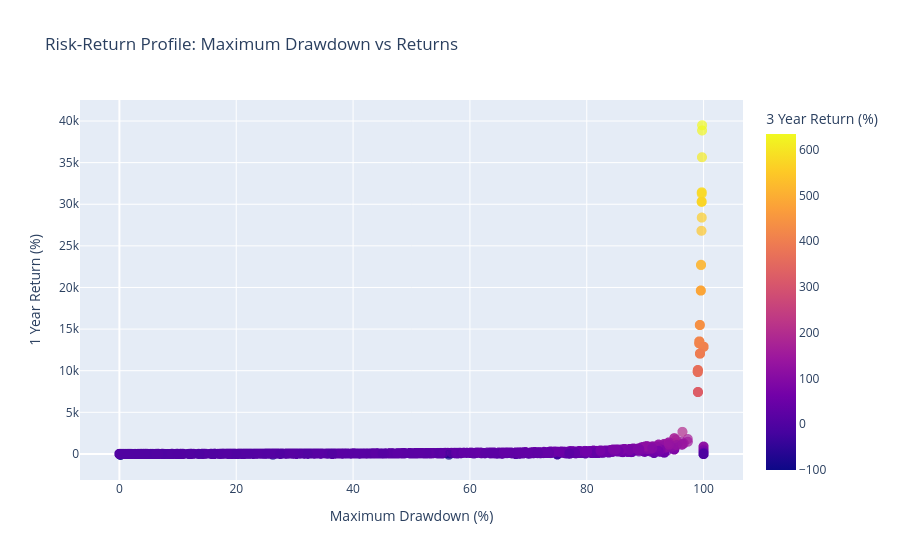

The cell this chart's notebook holds for it:
### Code cell
# 2. Performance Analysis
perf_metrics = ['1y_return', '3y_return', 'max_drawdown', 'upside_capture', 'downside_capture']

# Convert columns to numeric
for col in perf_metrics:
    if col in df.columns:
        df[col] = pd.to_numeric(df[col].replace('–', np.nan), errors='coerce')

# Create performance metrics plots
fig_perf = px.scatter(df, 
                     x='max_drawdown', 
                     y='1y_return',
                     color='3y_return',
                     hover_data=['name', 'upside_capture', 'downside_capture'],
                     title='Risk-Return Profile: Maximum Drawdown vs Returns',
                     labels={'max_drawdown': 'Maximum Drawdown (%)',
                            '1y_return': '1 Year Return (%)',
                            '3y_return': '3 Year Return (%)'})

fig_perf.update_traces(marker=dict(size=10, opacity=0.7))
fig_perf.show()

# Capture ratio analysis
fig_capture = px.scatter(df, 
                        x='downside_capture', 
                        y='upside_capture',
                        color='sharpe',
                        hover_data=['name', '1y_return', '3y_return'],
                        title='Upside vs Downside Capture Analysis',
                        labels={'downside_capture': 'Downside Capture',
                               'upside_capture': 'Upside Capture'})

fig_capture.update_traces(marker=dict(size=10, opacity=0.7))
fig_capture.add_hline(y=100, line_dash="dash", line_color="gray")
fig_capture.add_vline(x=100, line_dash="dash", line_color="gray")
fig_capture.show()

# Performance statistics
print("\nPerformance Metrics Summary:")
display(df[perf_metrics].describe().round(4))

# Best and worst performers
print("\nTop 5 Funds by 1-Year Return:")
display(df[['name', '1y_return', '3y_return', 'max_drawdown']]
        .sort_values('1y_return', ascending=False)
        .head(5))

print("\nFunds with Best Upside/Downside Capture Ratio:")
df['capture_ratio'] = df['upside_capture'] / df['downside_capture']
display(df[['name', 'upside_capture', 'downside_capture', 'capture_ratio']]
        .sort_values('capture_ratio', ascending=False)
        .head(5))

### Figure 1 — Plotly figure (JSON) as saved in the notebook; plotly's stock layout.template omitted (floating-point values rounded to 4 significant figures; data arrays with more than 128 entries replaced by an {"elided": "..."} marker saying what was removed)
{"data": [{"customdata": {"elided": "4572x3 mixed values"}, "hovertemplate": "Maximum Drawdown (%)=%{x}<br>1 Year Return (%)=%{y}<br>name=%{customdata[0]}<br>upside_capture=%{customdata[1]}<br>downside_capture=%{customdata[2]}<br>3 Year Return (%)=%{marker.color}<extra></extra>", "legendgroup": "", "marker": {"color": {"elided": "4572 float values"}, "coloraxis": "coloraxis", "opacity": 0.7, "size": 10, "symbol": "circle"}, "mode": "markers", "name": "", "showlegend": false, "type": "scattergl", "x": {"elided": "4572 float values"}, "xaxis": "x", "y": {"elided": "4572 float values"}, "yaxis": "y"}], "layout": {"coloraxis": {"colorbar": {"title": {"text": "3 Year Return (%)"}}, "colorscale": [[0, "#0d0887"], [0.1111, "#46039f"], [0.2222, "#7201a8"], [0.3333, "#9c179e"], [0.4444, "#bd3786"], [0.5556, "#d8576b"], [0.6667, "#ed7953"], [0.7778, "#fb9f3a"], [0.8889, "#fdca26"], [1, "#f0f921"]]}, "legend": {"tracegroupgap": 0}, "title": {"text": "Risk-Return Profile: Maximum Drawdown vs Returns"}, "xaxis": {"anchor": "y", "domain": [0, 1], "title": {"text": "Maximum Drawdown (%)"}}, "yaxis": {"anchor": "x", "domain": [0, 1], "title": {"text": "1 Year Return (%)"}}}}
